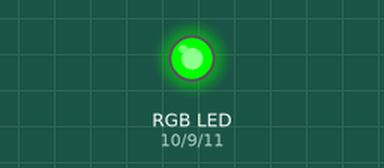
Recording of a sketch running on a simulated Arduino Uno, built with avr-gcc and run on an emulated ATmega328P. Shown: an RGB LED mixed from three pins (HIGH = lit).

Above: at 0.1 s.
At 1.1 s:
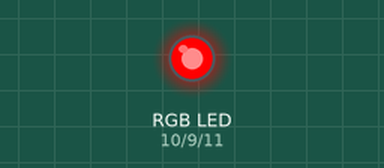
At 2.1 s:
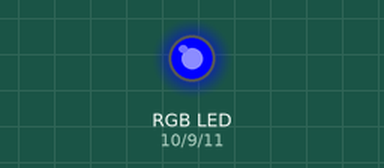
At 3.1 s:
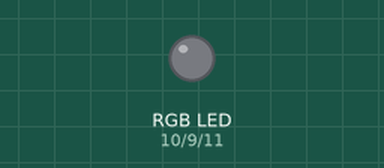
At 5.1 s:
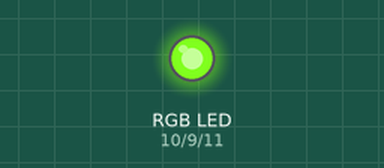
Timing chart, 0 to 6.6 s (numbered marks = the images above):
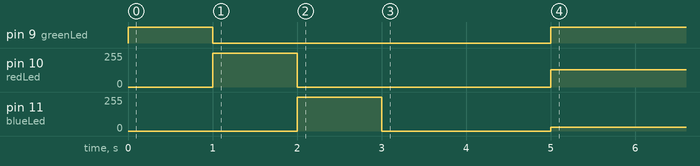

Measured:
- by itself, pin 9 (greenLed): HIGH → LOW at 1.0 s, → HIGH 4.0 s later
- by itself, pin 10 (redLed): 255/255 → 0/255 at 2.0 s, → 128/255 3.0 s later
- by itself, pin 11 (blueLed): 255/255 → 0/255 at 3.0 s, → 30/255 2.0 s later

The sketch:

RGB_Test.ino
```cpp
#define greenLed 9    //GREEN
#define redLed 10   //RED
#define blueLed 11   //BLUE

void setup() {
  // put your setup code here, to run once:
  pinMode(greenLed, OUTPUT);    //GREEN
  pinMode(redLed, OUTPUT);    //RED
  pinMode(blueLed, OUTPUT);    //BLUE
  pinMode(A0, INPUT);
  pinMode(A1, INPUT);
  pinMode(A2, INPUT);


  analogWrite(greenLed, 255); delay(1000); analogWrite(greenLed, 0);
  // Red Color for 1 second
  analogWrite(redLed, 255); delay(1000); analogWrite(redLed, 0);
  // Blue Color for 1 second
  analogWrite(blueLed, 255); delay(1000); analogWrite(blueLed, 0);
  delay(2000);

}

void loop() {
  // put your main code here, to run repeatedly:


  ledglow(255,128,30);
}


void ledglow(int green, int red, int blue)
{
  if (green <= 255 && red <= 255 && blue <= 255) {

    analogWrite(greenLed, green);
    analogWrite(redLed, red);
    analogWrite(blueLed, blue);
  }
}
```
